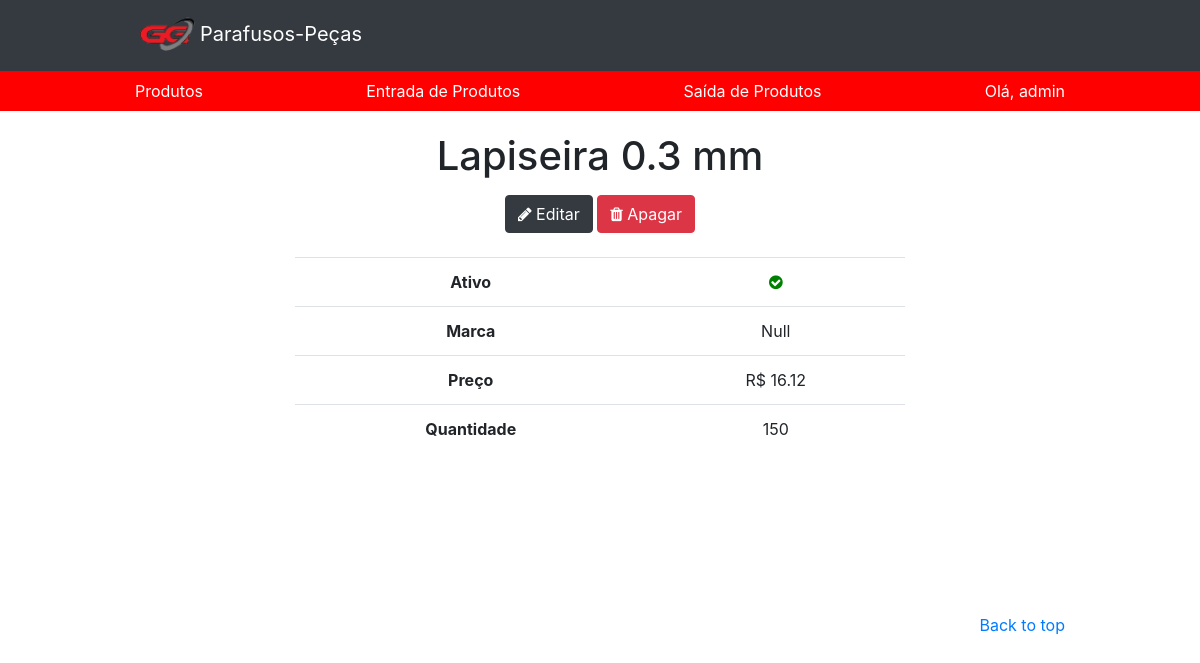
The app's page /products/9/ (signed in), older data.
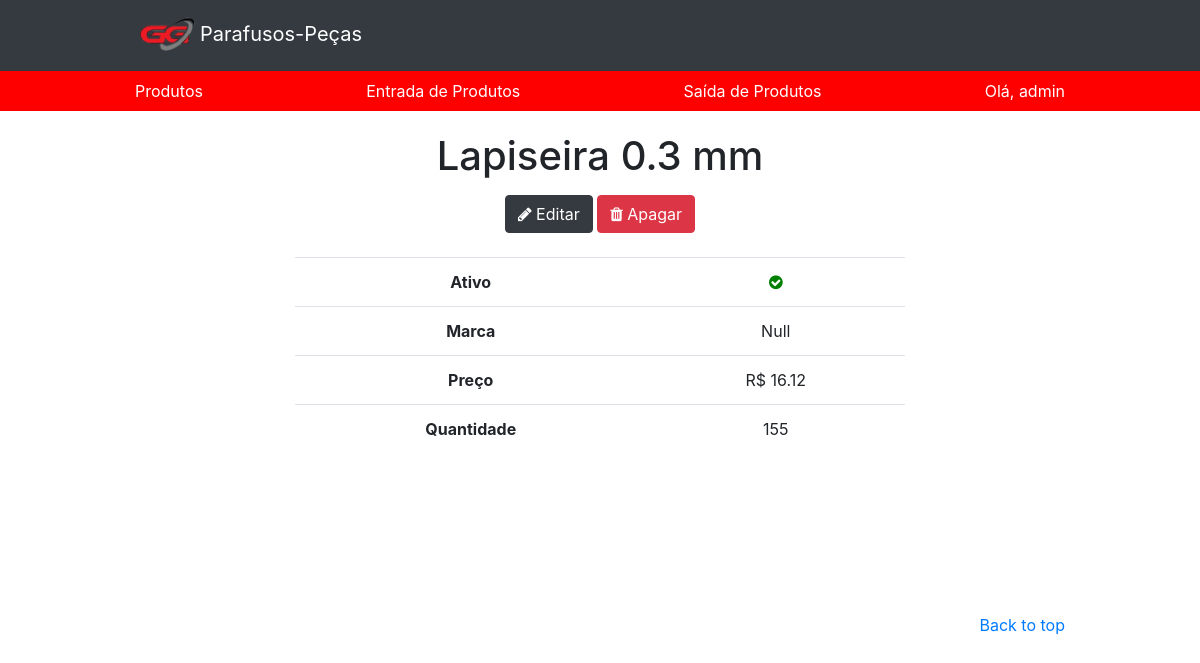
The same page, newer data.
### app/models.py (models this page shows, shortened)
class Produto(models.Model):
    nome = models.CharField(max_length=100)
    codigo = models.IntegerField(default=None)
    marca = models.CharField(max_length=100, default=None)
    quantidade = models.IntegerField()
    preco = models.DecimalField(max_digits=100, decimal_places= 2, default=None)
    ativo = models.BooleanField(default=True)
    def __str__(self):
        return str(self.nome)
    class Meta:
        db_table = 'produto'

### app/views.py (the view)
# urls.py: path('products/<int:id>/', views.produto, name='produto'),
@login_required(login_url='/login')
def produto(request, id):
    obj = Produto.objects.get(id=id)
    context = {'object': obj}
    return render (request, 'app/produto.html', context)

### app/templates/app/produto.html (shortened to what this page needs)
<!DOCTYPE html>
<html>
<head>
    {% load static %}
    <link rel="stylesheet" type="text/css" href="{% static 'app/css/bootstrap/bootstrap.min.css' %}">
    <link rel="stylesheet" type="text/css" href="{% static 'app/css/produto.css' %}">
    <link rel="stylesheet" href="https://cdnjs.cloudflare.com/ajax/libs/font-awesome/4.7.0/css/font-awesome.min.css">
</head>
<body>
    <header>
        {% include "app/header.html"  %}
    </header>
        <section class="jumbotron text-center">
            <div class="container">
            <h1>{{ object }}</h1>
                <span class=""><a href="/products/register/?id={{ object.id }}"><button type="button" class="btn btn-dark"><span class="fa fa-pencil"></span> Editar</button></a></span>
                <span class=""><a href="/products/delete/{{ object.id }}"><button type="button" class="btn btn-danger"><span class="fa fa-trash"></span> Apagar</button></a></span>
                <br>
                <br>
                <table class="table table-user-information">
                    <tbody>
                      <tr>
                        <th class="">Ativo</th>
                        <td>
                          {% if object.ativo %}
                            <i class="fa fa-check-circle ok"></i>
                          {% else %}
                            <i class="fa fa-minus-circle no"></i>
                          {% endif %}
                        </td>
                      </tr>
                      <tr>
                        <th class="">Marca</th>
                        <td>{{ object.marca }}</td>
                      </tr>
                      <tr>
                        <th class="">Preço</th>
                        <td>R$ {{ object.preco }}</td>
                      </tr>
                      <tr>
                        <th class="">Quantidade</th>
                        <td>{{ object.quantidade }}</td>
                      </tr>
                    </tbody>
                  </table>
            </div>
        </section>
        <footer class="text-muted">
            <div class="container">
                <p class="float-right">
                    <a href="#">Back to top</a>
                </p>
            </div>
        </footer>
  </body>
</html>

Row changes from the older to the newer data that the page shows:
changed Produto "Lapiseira 0.3 mm": quantidade "150" → "155"
